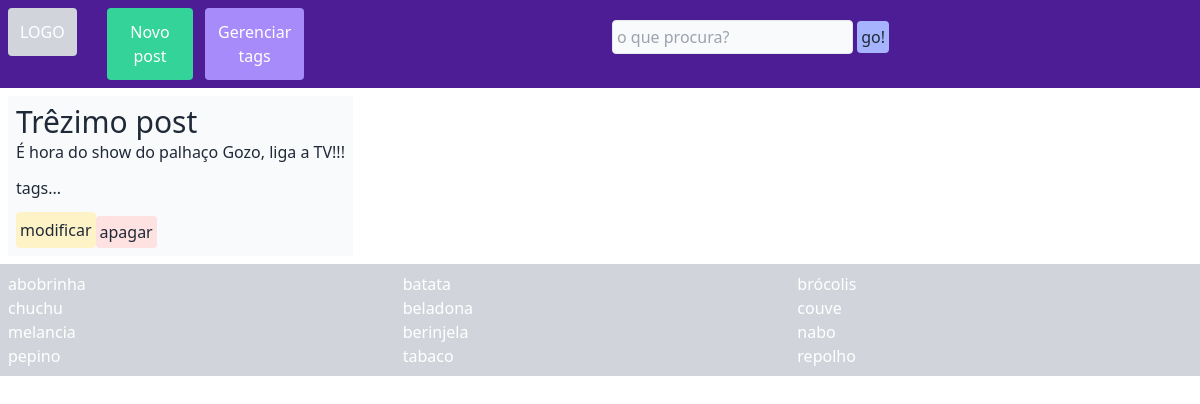
Screenshot of /posts/15 with the database file from the repository.
### posts/models.py (models this page shows, shortened)
class Post(models.Model):
    titulo = models.CharField(max_length=200)
    corpo = models.TextField()
    publicado = models.DateTimeField('Publicado em', auto_now_add=True)
    atualizado = models.DateTimeField('Atualizado em', auto_now=True)
    class Meta:
        ordering = ['titulo']

### posts/views.py (the view)
# urls.py: path('', views.read, name='index'),
def read(request, post=0):
    if post:
        post = get_object_or_404(Post, pk=post)
        return render(request, 'post.html', {'post': post})
    else:
        ultimos_posts = Post.objects.order_by('-publicado')
        postagens = {'ultimos_posts': ultimos_posts,}
        return render(request, 'index.html', postagens)

### posts/templates/post.html (shortened to what this page needs)
{% extends 'base.html' %}
{% block corpo %}
    <div class="grid grid-rows-4 p-2 bg-gray-50 text-gray-800">
        <span class="text-3xl">{{ post.titulo }}</span>
        <span>{{ post.corpo }}</span>
        <span>
        tags...
        </span>
        <div class="flex flex-wrap">
            <button type="button" id="modalUpdate" value="{{ post.id }}" class="bg-yellow-100 rounded p-1 hover:bg-yellow-300">modificar</button>
            <form action="{% url 'delete' post.id %}" method="POST">
                <input type="submit" value="apagar" class="mt-1 bg-red-100 rounded p-1 cursor-pointer hover:bg-red-600 hover:text-white">
            </form>
        </div>
    </div>
{% endblock corpo %}

### rows the page displays
Post: titulo "Trêzimo post", corpo "É hora do show do palhaço Gozo, liga a TV!!!"
